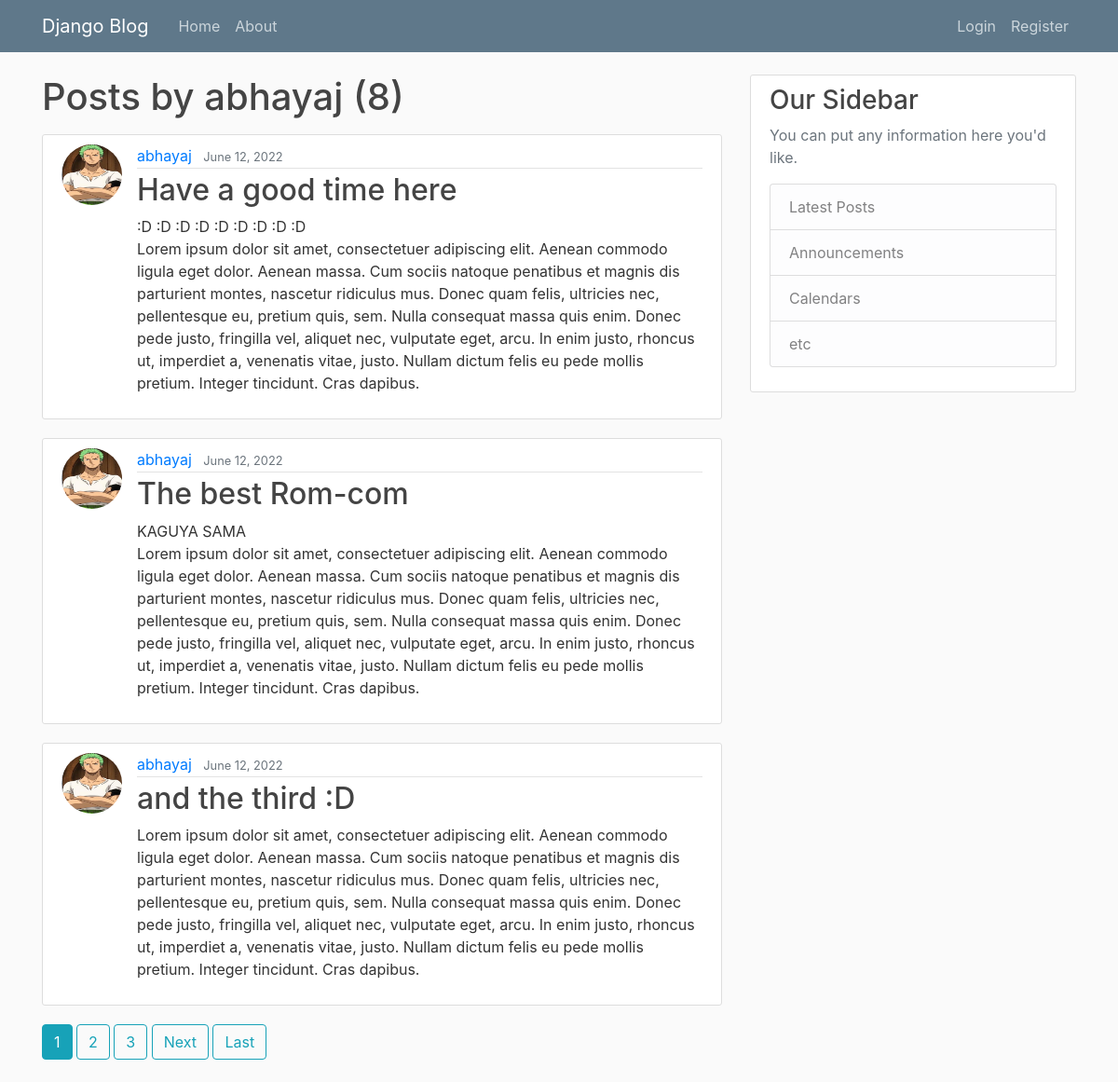
The page /user/abhayaj on the database its author committed.
### blog/models.py (models this page shows, shortened)
class Post(models.Model):
    title = models.CharField(max_length=100)
    content = models.TextField()
    date_posted = models.DateTimeField(default=timezone.now)
    author = models.ForeignKey(User, on_delete=models.CASCADE)

### users/models.py (models this page shows, shortened)
class Profile(models.Model):
    user = models.OneToOneField(User, on_delete=models.CASCADE)
    image = models.ImageField(default='default.jpg', upload_to='profile_pics')

### blog/views.py (the view)
# urls.py: path('user/<str:username>', UserPostListView.as_view() , name= 'user-posts'),
class UserPostListView(ListView):
    model = Post
    template_name = 'blog/user_posts.html'
    context_object_name = 'posts'
    paginate_by = 3
    def get_queryset(self):
        user = get_object_or_404(User, username=self.kwargs.get('username'))
        return Post.objects.filter(author=user).order_by('-date_posted')

### blog/templates/blog/user_posts.html (shortened to what this page needs)
{% extends "blog/base.html" %}
{% block content %}
    <h1 class = "mb-3">Posts by {{ view.kwargs.username}} ({{ page_obj.paginator.count }})</h1>
    {% for post in posts %}
    <article class="media content-section">
      <img class="rounded-circle article-img" src="{{ post.author.profile.image.url }}" >
        <div class="media-body">
          <div class="article-metadata">
            <a class="mr-2" href="{% url 'user-posts' post.author.username %}">{{ post.author }}</a>
            <small class="text-muted">{{ post.date_posted|date:"F d, Y" }}</small>
          </div>
          <h2><a class="article-title" href="{% url 'post-detail' post.id %}">{{ post.title }}</a></h2>
          <p class="article-content">{{ post.content }}</p>
        </div>
      </article>
    {% endfor %}
    {% if is_paginated %}
      {% for num in page_obj.paginator.page_range %}
        {% if page_obj.number == num %}
          <a class ="btn btn-info mb-4"href="?page={{ num }}">{{ num }}</a>
        {% elif num > page_obj.number|add:'-3' and num < page_obj.number|add:'3' %}
          <a class ="btn btn-outline-info mb-4"href="?page={{ num }}">{{ num }}</a>
        {% endif %}
      {% endfor %}
      {% if page_obj.has_next %}
        <a class ="btn btn-outline-info mb-4"href="?page={{ page_obj.next_page_number }}">Next</a>
        <a class ="btn btn-outline-info mb-4"href="?page={{ page_obj.paginator.num_pages }}">Last</a>
      {% endif %}
    {% endif %}
{% endblock content %}

### blog/static/blog/main.css (style rules this page uses)
body { background: #fafafa; color: #333333; margin-top: 5rem; }
h1, h2, h3, h4, h5, h6 { color: #444444; }
.content-section { background: #ffffff; padding: 10px 20px; border: 1px solid #dddddd; border-radius: 3px; margin-bottom: 20px; }
.article-title { color: #444444; }
.article-content { white-space: pre-line; }
.article-img { height: 65px; width: 65px; margin-right: 16px; }
.article-metadata { padding-bottom: 1px; margin-bottom: 4px; border-bottom: 1px solid #e3e3e3 }

### rows shown on the page
Post: author.profile.image (picture), author "abhayaj", date_posted "June 12, 2022", title "Have a good time here", content ":D :D :D :D :D :D :D :D :D Lorem ipsum dolor sit amet, consectetuer adipiscing elit. Aenean commodo ligula eget dolor. Aenean massa. Cum sociis natoque penatibus et magnis dis parturient montes, nascetur ridiculus mus. Donec quam felis, ultricies nec, pellentesque eu, pretium quis, sem. Nulla consequat massa quis enim. Donec pede justo, fringilla vel, aliquet nec, vulputate eget, arcu. In enim justo, rhoncus ut, imperdiet a, venenatis vitae, justo. Nullam dictum felis eu pede mollis pretium. Integer tincidunt. Cras dapibus."
Post: author.profile.image (picture), author "abhayaj", date_posted "June 12, 2022", title "The best Rom-com", content "KAGUYA SAMA Lorem ipsum dolor sit amet, consectetuer adipiscing elit. Aenean commodo ligula eget dolor. Aenean massa. Cum sociis natoque penatibus et magnis dis parturient montes, nascetur ridiculus mus. Donec quam felis, ultricies nec, pellentesque eu, pretium quis, sem. Nulla consequat massa quis enim. Donec pede justo, fringilla vel, aliquet nec, vulputate eget, arcu. In enim justo, rhoncus ut, imperdiet a, venenatis vitae, justo. Nullam dictum felis eu pede mollis pretium. Integer tincidunt. Cras dapibus."
Post: author.profile.image (picture), author "abhayaj", date_posted "June 12, 2022", title "and the third :D", content "Lorem ipsum dolor sit amet, consectetuer adipiscing elit. Aenean commodo ligula eget dolor. Aenean massa. Cum sociis natoque penatibus et magnis dis parturient montes, nascetur ridiculus mus. Donec quam felis, ultricies nec, pellentesque eu, pretium quis, sem. Nulla consequat massa quis enim. Donec pede justo, fringilla vel, aliquet nec, vulputate eget, arcu. In enim justo, rhoncus ut, imperdiet a, venenatis vitae, justo. Nullam dictum felis eu pede mollis pretium. Integer tincidunt. Cras dapibus."

### other values the page prints
{{ view.kwargs.username }} "abhayaj"
{{ page_obj.paginator.count }} "8"
{{ num }} "1"
{{ num }} "2" "3"
